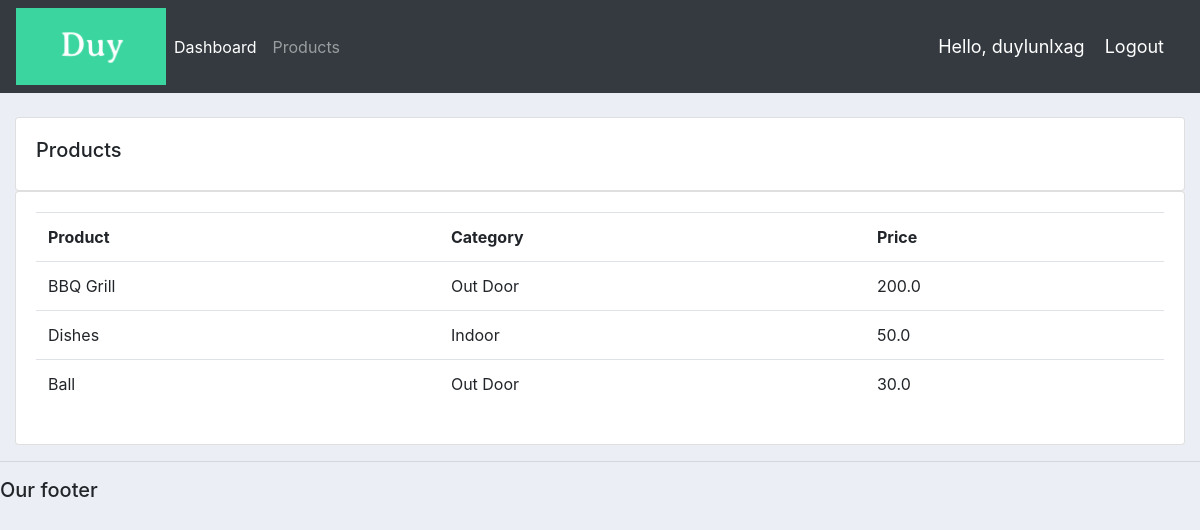
Screenshot of /products/ (signed in) with the database file from the repository.
### accounts/models.py (models this page shows, shortened)
class Product(models.Model):
	CATEGORY = (
			('Indoor', 'Indoor'),
			('Out Door', 'Out Door'),
			)
	name = models.CharField(max_length=200, null=True)
	price = models.FloatField(null=True)
	category = models.CharField(max_length=200, null=True, choices=CATEGORY)
	description = models.CharField(max_length=200, null=True, blank=True)
	date_created = models.DateTimeField(auto_now_add=True, null=True)
	tags = models.ManyToManyField(Tag)

### accounts/decorators.py (the view)
		def wrapper_func(request, *args, **kwargs):
			group = None
			if request.user.groups.exists():
				group = request.user.groups.all()[0].name
			if group in allowed_roles:
				return view_func(request, *args, **kwargs)
			else:
				return HttpResponse('You are not authorized to view this page')

### accounts/views.py (called while the page is built)
@login_required(login_url='login')
@allowed_users(allowed_roles=['admin'])
def products(request):
	products = Product.objects.all()
	return render(request, 'accounts/products.html', {'products':products})

### accounts/templates/accounts/products.html
{%  extends 'accounts/main.html' %}
{% block content %}
		<br>
		<div class="row">
			<div class="col-md">
				<div class="card card-body">
					<h5>Products</h5>
				</div>
				<div class="card card-body">
					<table class="table">
						<tr>
							<th>Product</th>
							<th>Category</th>
							<th>Price</th>
						</tr>
						{% for i in products %}
							<tr>
								<td>{{i.name}}</td>
								<td>{{i.category}}</td>
								<td>{{i.price}}</td>
							</tr>
						{% endfor %}
					</table>
				</div>
			</div>
		</div>
{% endblock content %}

### accounts/templates/accounts/navbar.html (shortened to what this page needs)
{% load static %}
<nav class="navbar navbar-expand-lg navbar-dark bg-dark">
 <img src="{% static 'images/logo.png' %}">
  <div class="collapse navbar-collapse" id="navbarNav">
    <ul class="navbar-nav">
      {% if request.user.is_staff %}
      <li class="nav-item active">
        <a class="nav-link" href="{% url 'home' %}">Dashboard</a>
      </li>
      <li class="nav-item">
        <a class="nav-link" href="{% url 'products' %}">Products</a>
      </li>
      {% else %}
       <li class="nav-item">
        <a class="nav-link" href="{% url 'account' %}">Settings</a>
      </li>
      {% endif %}
    </ul>
  </div>
  <span class="hello-msg">Hello, {{request.user}}</span>
  <span ><a  class="hello-msg" href="{% url 'logout' %}">Logout</a></span>
</nav>

### static/css/main.css (style rules this page uses)
body { background-color: #ebeff5; }

### accounts/templates/accounts/navbar.html (style rules this page uses)
.hello-msg { font-size: 18px; color: #fff; margin-right: 20px; }

### rows the page displays
Product: name "BBQ Grill", category "Out Door", price "200.0"
Product: name "Dishes", category "Indoor", price "50.0"
Product: name "Ball", category "Out Door", price "30.0"

### other values shown
{{ request.user }} "duylunlxag"
